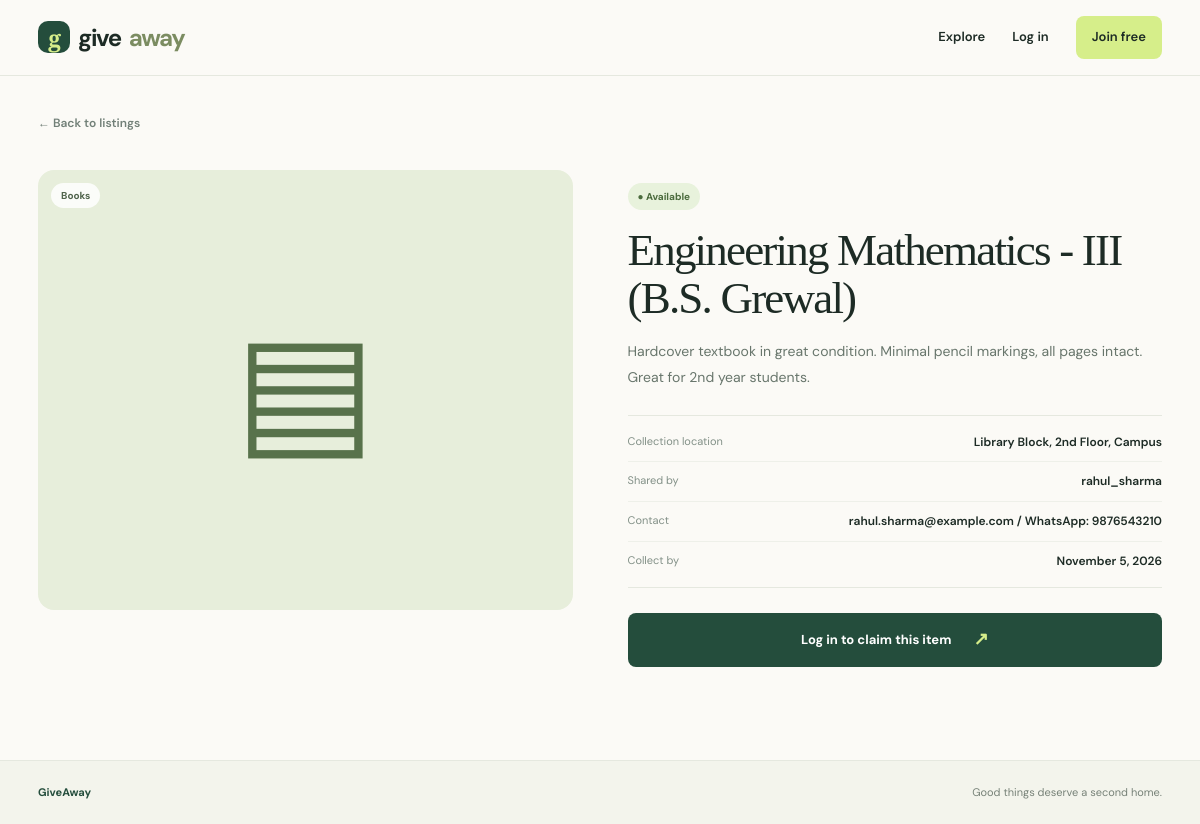
Page /giveaway/2/ on the committed database.
### giveaways/models.py (models this page shows, shortened)
class GiveawayItem(models.Model):
    CATEGORIES = [
        ("Books", "Books"),
        ("Electronics", "Electronics"),
        ("Clothing", "Clothing"),
        ("Home", "Home & Kitchen"),
        ("Stationery", "Stationery"),
        ("Other", "Other"),
    ]
    STATUS_CHOICES = [
        ("available", "Available"),
        ("claimed", "Claimed"),
    ]
    title = models.CharField(max_length=100)
    description = models.TextField(max_length=800)
    category = models.CharField(max_length=20, choices=CATEGORIES, default="Other")
    location = models.CharField(max_length=120)
    contact_info = models.CharField(max_length=120, help_text="Email or preferred contact method")
    collection_deadline = models.DateField(null=True, blank=True)
    status = models.CharField(max_length=12, choices=STATUS_CHOICES, default="available")
    created_by = models.ForeignKey(settings.AUTH_USER_MODEL, on_delete=models.CASCADE, related_name="giveaway_items")
    claimed_by = models.ForeignKey(settings.AUTH_USER_MODEL, on_delete=models.SET_NULL, null=True, blank=True, related_name="claimed_items")
    created_at = models.DateTimeField(default=timezone.now)
    class Meta:
        ordering = ["-created_at"]
    @property
    def is_expired(self):
        return bool(self.collection_deadline and self.collection_deadline < timezone.localdate() and self.status == "available")

### giveaways/views.py (the view)
# urls.py: path("<int:pk>/", views.item_detail, name="item_detail"),
def item_detail(request, pk):
    item = get_object_or_404(GiveawayItem.objects.select_related("created_by", "claimed_by"), pk=pk)
    return render(request, "giveaways/item_detail.html", {"item": item})

### giveaways/templates/giveaways/item_detail.html (shortened to what this page needs)
{% extends "giveaways/base.html" %}
{% block content %}
<div class="detail-page">
  <a class="back-link" href="{% url 'home' %}">← Back to listings</a>
  <div class="detail-layout">
    <div class="detail-visual">
      <div class="detail-symbol">{% if item.category == "Books" %}▤{% elif item.category == "Electronics" %}⌁{% elif item.category == "Clothing" %}◇{% elif item.category == "Home" %}⌂{% elif item.category == "Stationery" %}✎{% else %}✳{% endif %}</div>
      <span class="category-pill">{{ item.get_category_display }}</span>
    </div>
    <div class="detail-copy">
      {% if item.status == "available" and not item.is_expired %}<span class="status status-available">● Available</span>{% elif item.status == "claimed" %}<span class="status status-claimed">● Rehomed</span>{% else %}<span class="status status-expired">● Collection deadline passed</span>{% endif %}
      <h1>{{ item.title }}</h1>
      <p class="detail-description">{{ item.description|linebreaksbr }}</p>
      <div class="detail-facts">
        <div><span>Collection location</span><strong>{{ item.location }}</strong></div>
        <div><span>Shared by</span><strong>{{ item.created_by.username }}</strong></div>
        <div><span>Contact</span><strong>{{ item.contact_info }}</strong></div>
        <div><span>Collect by</span><strong>{% if item.collection_deadline %}{{ item.collection_deadline|date:"F j, Y" }}{% else %}No deadline specified{% endif %}</strong></div>
      </div>
      {% if item.status == "available" and not item.is_expired %}
        {% if user.is_authenticated and user != item.created_by %}
          <form method="post" action="{% url 'claim_item' item.pk %}" data-confirm="Claim this item? Please contact the giver to arrange collection.">{% csrf_token %}<button class="button button-dark button-full">I would like to claim this <span>↗</span></button></form>
        {% elif not user.is_authenticated %}<a class="button button-dark button-full" href="{% url 'login' %}?next={{ request.path|urlencode }}">Log in to claim this item <span>↗</span></a>
        {% else %}<div class="notice-box">This is your listing. You can manage it from My activity.</div>{% endif %}
      {% endif %}
    </div>
  </div>
</div>
{% endblock %}

### static/giveaways/style.css (style rules this page uses)
:root { --ink:#1d2b25;--muted:#728078;--paper:#fbfaf6;--green:#244d3c;--lime:#d6ee8a;--line:#e5e8df;--coral:#f3a58d;--cream:#f2ead9;--white:#fff }
* { box-sizing:border-box }
html { scroll-behavior:smooth }
body { margin:0;background:var(--paper);color:var(--ink);font-family:'DM Sans',sans-serif;font-size:15px;line-height:1.55 }
a { color:inherit;text-decoration:none }
.hero h1,.section-heading h2,.form-intro h1,.detail-copy h1,.my-header h1,.auth-form-wrap h1 { font-family:'Playfair Display',serif;font-weight:500;letter-spacing:-1.8px;line-height:1.06 }
.button { border:0;cursor:pointer;display:inline-flex;align-items:center;justify-content:center;gap:22px;padding:13px 18px;border-radius:8px;font-size:13px;font-weight:700;transition:transform .15s,background .15s }
.button-dark { background:var(--green);color:white }
.button-dark span { color:var(--lime);font-size:18px }
.category-pill { position:absolute;top:13px;left:13px;background:rgba(255,255,255,.83);border-radius:20px;padding:5px 10px;font-size:10px;font-weight:700;color:#50644c }
.back-link { display:inline-block;color:#728078;font-size:12px;font-weight:600;margin-bottom:25px }
.button-full { width:100% }
.detail-page { padding:35px 0 80px }
.detail-layout { display:grid;grid-template-columns:1fr 1fr;gap:55px;align-items:start;margin-top:12px }
.detail-visual { height:440px;background:#e7eedb;border-radius:16px;display:flex;align-items:center;justify-content:center;position:relative }
.detail-symbol { font-family:'Playfair Display',serif;font-size:150px;color:#58724b }
.detail-copy { padding:13px 0 }
.status { display:inline-flex;align-items:center;gap:6px;font-size:10px;font-weight:700;padding:6px 10px;border-radius:20px }
.status-available { background:#e8f2dc;color:#4c6c3e }
.detail-copy h1 { font-size:45px;margin:17px 0 }
.detail-description { color:#68766c;line-height:1.8;font-size:14px }
.detail-facts { border-top:1px solid var(--line);border-bottom:1px solid var(--line);margin:25px 0;padding:7px 0 }
.detail-facts>div { display:flex;justify-content:space-between;gap:20px;padding:10px 0;border-bottom:1px solid #eef0e9 }
.detail-facts>div:last-child { border:0 }
.detail-facts span { color:#829087;font-size:11px }
.detail-facts strong { text-align:right;font-size:12px;font-weight:600;overflow-wrap:anywhere }

### rows in the picture
GiveawayItem: category "Books", title "Engineering Mathematics - III (B.S. Grewal)", description "Hardcover textbook in great condition. Minimal pencil markings, all pages intact. Great for 2nd year students.", location "Library Block, 2nd Floor, Campus", created_by.username "rahul_sharma", contact_info "rahul.sharma@example.com / WhatsApp: 9876543210", collection_deadline "November 5, 2026"
